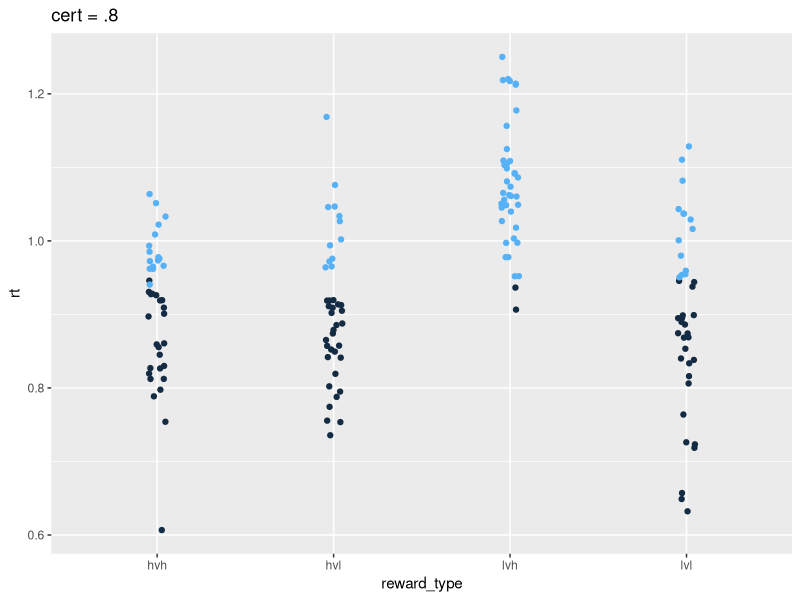
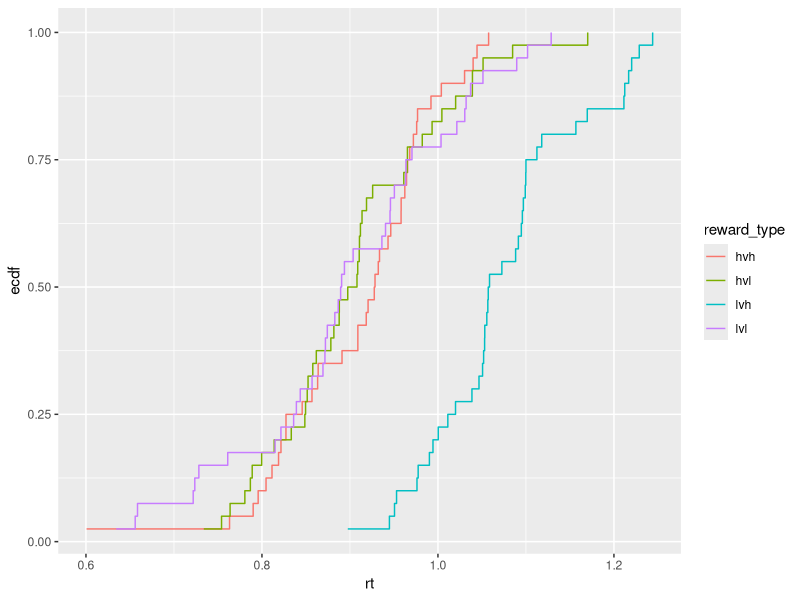
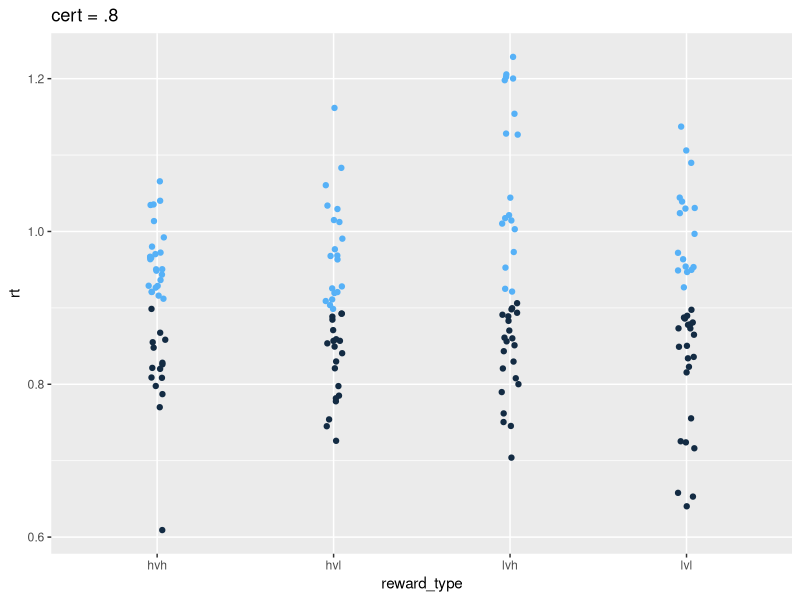
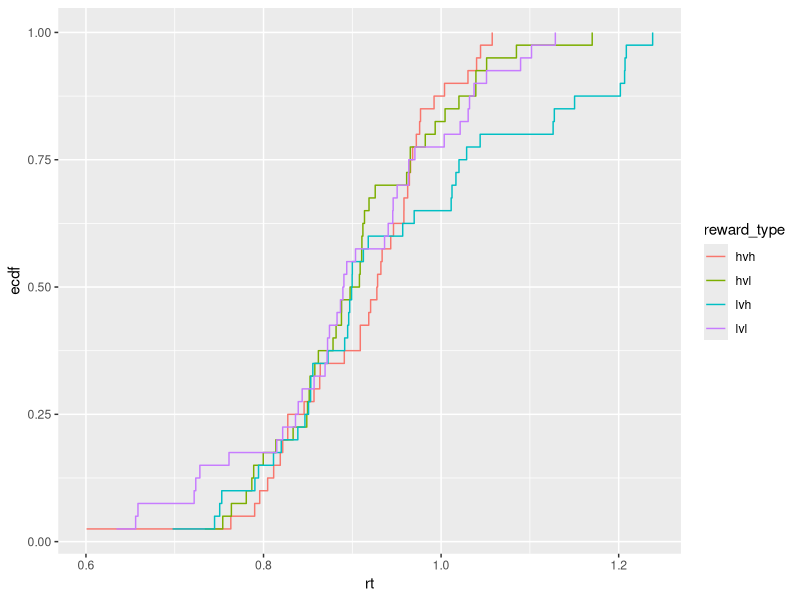

R code for these plots, in order:
# simulate idea
set.seed(42)
library(tidyverse)
# step 1 = plot additive data from p = .8 condition
n_trials <- 160
beta_cert <- .9
beta_val <- c(0, 0, 0, .2)
error <- rnorm(n_trials, mean = 0, sd = .1)

design <- matrix(c(1, 0, 0, 0, 0, 1, 0, 0,
                   0, 0, 1, 0, 0, 0, 0, 1), nrow = 4, ncol = 4)
design <- kronecker(design, rep(1, times=40))
y <- beta_cert + design %*% beta_val + error

### now make dataframe
dat <- data.frame(sub = 1,
                  reward_type = rep(c("lvl", "hvh", "hvl", "lvh"), each = 40),
                  rt = y)
prt <- dat %>% group_by(sub) %>% summarise(p5 = quantile(rt, .5))
dat$p5 <- prt$p5
dat <- dat %>% mutate(p5_split = if_else(rt < p5, 1, 2))

## now plot the data
# as before
dat %>% ggplot(aes(x = reward_type, y = rt, group = p5_split, colour = p5_split)) +
            geom_point(position = position_jitter(w = .05, h = .01)) + 
            ggtitle("cert = .8") +
            theme(legend.position = "none") 
# as ecdf
dat %>% ggplot(aes(x = rt, group = reward_type, colour = reward_type)) +
               stat_ecdf(pad = FALSE)
# so far confirms as I thought

##### step 2, bimodal distribution
# here I assume that only in the last group is there a probability
# of selecting from 1 of 2 distributions, either the distribution
# that forms the remaining three conditions or, the value
# based distraction
nu_beta_val <- 1.25 # value effect must be > valid effect to work
lvh_cond <- sample(c(beta_cert, nu_beta_val), size = 40, prob = c(.8, .2), 
                   replace = TRUE)

y <- c(rep(beta_cert, each = 120), lvh_cond) + error
dat <- data.frame(sub = 1,
                  reward_type = rep(c("lvl", "hvh", "hvl", "lvh"), each = 40),
                  rt = y)
prt <- dat %>% group_by(sub) %>% summarise(p5 = quantile(rt, .5))
dat$p5 <- prt$p5
dat <- dat %>% mutate(p5_split = if_else(rt < p5, 1, 2))

## now plot the data
# as before
dat %>% ggplot(aes(x = reward_type, y = rt, group = p5_split, colour = p5_split)) +
  geom_point(position = position_jitter(w = .05, h = .01)) + 
  ggtitle("cert = .8") +
  theme(legend.position = "none") 
# as ecdf
dat %>% ggplot(aes(x = rt, group = reward_type, colour = reward_type)) +
  stat_ecdf(pad = FALSE)

# checks out again!
